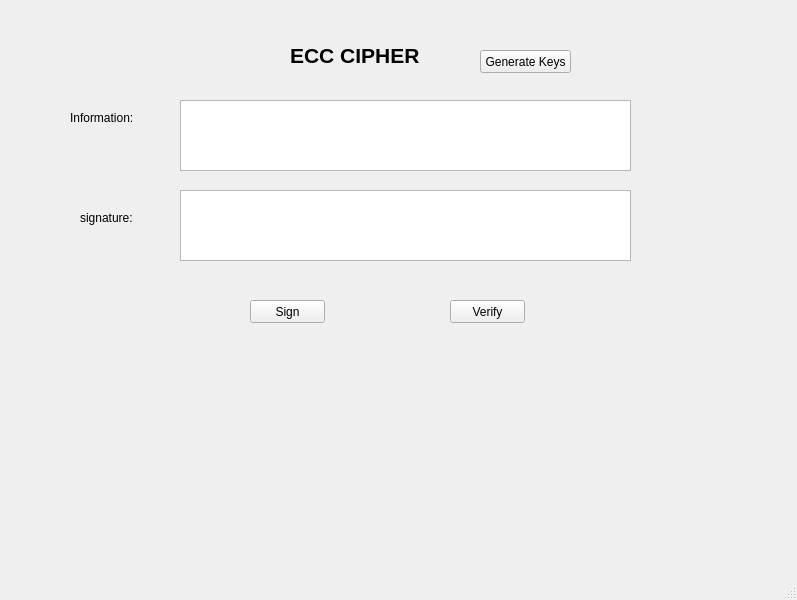
<?xml version="1.0" encoding="UTF-8"?>
<ui version="4.0">
 <class>MainWindow</class>
 <widget class="QMainWindow" name="MainWindow">
  <property name="geometry">
   <rect>
    <x>0</x>
    <y>0</y>
    <width>797</width>
    <height>600</height>
   </rect>
  </property>
  <property name="windowTitle">
   <string>MainWindow</string>
  </property>
  <widget class="QWidget" name="centralwidget">
   <widget class="QLabel" name="label">
    <property name="geometry">
     <rect>
      <x>290</x>
      <y>30</y>
      <width>141</width>
      <height>51</height>
     </rect>
    </property>
    <property name="font">
     <font>
      <pointsize>16</pointsize>
      <weight>75</weight>
      <bold>true</bold>
     </font>
    </property>
    <property name="text">
     <string>ECC CIPHER </string>
    </property>
   </widget>
   <widget class="QPushButton" name="btn_gen_keys">
    <property name="geometry">
     <rect>
      <x>480</x>
      <y>50</y>
      <width>91</width>
      <height>23</height>
     </rect>
    </property>
    <property name="text">
     <string>Generate Keys</string>
    </property>
   </widget>
   <widget class="QPushButton" name="btn_sign">
    <property name="geometry">
     <rect>
      <x>250</x>
      <y>300</y>
      <width>75</width>
      <height>23</height>
     </rect>
    </property>
    <property name="text">
     <string>Sign</string>
    </property>
   </widget>
   <widget class="QPushButton" name="btn_verify">
    <property name="geometry">
     <rect>
      <x>450</x>
      <y>300</y>
      <width>75</width>
      <height>23</height>
     </rect>
    </property>
    <property name="text">
     <string>Verify</string>
    </property>
   </widget>
   <widget class="QTextEdit" name="txt_info">
    <property name="geometry">
     <rect>
      <x>180</x>
      <y>100</y>
      <width>451</width>
      <height>71</height>
     </rect>
    </property>
   </widget>
   <widget class="QTextEdit" name="txt_sign">
    <property name="geometry">
     <rect>
      <x>180</x>
      <y>190</y>
      <width>451</width>
      <height>71</height>
     </rect>
    </property>
   </widget>
   <widget class="QLabel" name="label_2">
    <property name="geometry">
     <rect>
      <x>70</x>
      <y>110</y>
      <width>81</width>
      <height>16</height>
     </rect>
    </property>
    <property name="text">
     <string>Information:</string>
    </property>
   </widget>
   <widget class="QLabel" name="label_3">
    <property name="geometry">
     <rect>
      <x>80</x>
      <y>210</y>
      <width>81</width>
      <height>16</height>
     </rect>
    </property>
    <property name="text">
     <string>signature:</string>
    </property>
   </widget>
  </widget>
  <widget class="QMenuBar" name="menubar">
   <property name="geometry">
    <rect>
     <x>0</x>
     <y>0</y>
     <width>797</width>
     <height>21</height>
    </rect>
   </property>
  </widget>
  <widget class="QStatusBar" name="statusbar"/>
 </widget>
 <resources/>
 <connections/>
</ui>
